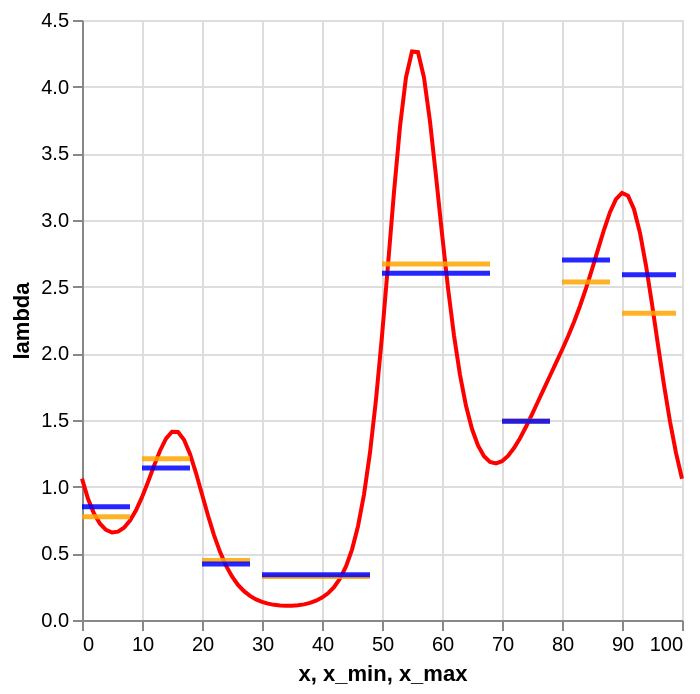

Here is the notebook cell this chart was saved with:
### Code cell
plot_data(df_obs, df_rates)

### Figure 1 — Vega-Lite specification as saved in the notebook (floating-point values rounded to 4 significant figures)
{"config": {"view": {"continuousWidth": 300, "continuousHeight": 300}}, "layer": [{"data": {"name": "data-57e9ce31636ad67c36e7dccf51564a34"}, "mark": {"type": "line", "color": "red"}, "encoding": {"x": {"field": "x", "type": "quantitative"}, "y": {"field": "lambda", "title": "lambda", "type": "quantitative"}}}, {"data": {"name": "data-76d7978c27708f3dc3c547466e9c4f48"}, "mark": {"type": "rule", "color": "orange", "opacity": 0.85, "strokeWidth": 2.5}, "encoding": {"x": {"field": "x_min", "type": "quantitative"}, "x2": {"field": "x_max"}, "y": {"field": "lambda_obs", "title": "lambda", "type": "quantitative"}}}, {"data": {"name": "data-eb3167bf5f6d0f55c21c22ac7eaec899"}, "mark": {"type": "rule", "color": "blue", "opacity": 0.85, "strokeWidth": 2.5}, "encoding": {"x": {"field": "x_min", "type": "quantitative"}, "x2": {"field": "x_max"}, "y": {"field": "lambda_obs", "title": "lambda", "type": "quantitative"}}}], "$schema": "https://vega.github.io/schema/vega-lite/v6.1.0.json", "datasets": {"data-57e9ce31636ad67c36e7dccf51564a34": [{"x": 0, "lambda": 1.06}, {"x": 1, "lambda": 0.9096}, {"x": 2, "lambda": 0.7984}, {"x": 3, "lambda": 0.7218}, {"x": 4, "lambda": 0.6755}, {"x": 5, "lambda": 0.6564}, {"x": 6, "lambda": 0.6624}, {"x": 7, "lambda": 0.6925}, {"x": 8, "lambda": 0.7463}, {"x": 9, "lambda": 0.8231}, {"x": 10, "lambda": 0.9209}, {"x": 11, "lambda": 1.035}, {"x": 12, "lambda": 1.156}, {"x": 13, "lambda": 1.27}, {"x": 14, "lambda": 1.361}, {"x": 15, "lambda": 1.412}, {"x": 16, "lambda": 1.41}, {"x": 17, "lambda": 1.352}, {"x": 18, "lambda": 1.245}, {"x": 19, "lambda": 1.102}, {"x": 20, "lambda": 0.9426}, {"x": 21, "lambda": 0.7833}, {"x": 22, "lambda": 0.6371}, {"x": 23, "lambda": 0.5112}, {"x": 24, "lambda": 0.408}, {"x": 25, "lambda": 0.3263}, {"x": 26, "lambda": 0.2635}, {"x": 27, "lambda": 0.216}, {"x": 28, "lambda": 0.1807}, {"x": 29, "lambda": 0.1547}, {"x": 30, "lambda": 0.1359}, {"x": 31, "lambda": 0.1226}, {"x": 32, "lambda": 0.1136}, {"x": 33, "lambda": 0.1083}, {"x": 34, "lambda": 0.106}, {"x": 35, "lambda": 0.1067}, {"x": 36, "lambda": 0.1103}, {"x": 37, "lambda": 0.1173}, {"x": 38, "lambda": 0.1283}, {"x": 39, "lambda": 0.1446}, {"x": 40, "lambda": 0.1677}, {"x": 41, "lambda": 0.2003}, {"x": 42, "lambda": 0.2462}, {"x": 43, "lambda": 0.3108}, {"x": 44, "lambda": 0.4014}, {"x": 45, "lambda": 0.5281}, {"x": 46, "lambda": 0.7033}, {"x": 47, "lambda": 0.9412}, {"x": 48, "lambda": 1.255}, {"x": 49, "lambda": 1.653}, {"x": 50, "lambda": 2.13}, {"x": 51, "lambda": 2.664}, {"x": 52, "lambda": 3.209}, {"x": 53, "lambda": 3.7}, {"x": 54, "lambda": 4.07}, {"x": 55, "lambda": 4.264}, {"x": 56, "lambda": 4.259}, {"x": 57, "lambda": 4.068}, {"x": 58, "lambda": 3.738}, {"x": 59, "lambda": 3.329}, {"x": 60, "lambda": 2.898}, {"x": 61, "lambda": 2.491}, {"x": 62, "lambda": 2.134}, {"x": 63, "lambda": 1.839}, {"x": 64, "lambda": 1.606}, {"x": 65, "lambda": 1.432}, {"x": 66, "lambda": 1.309}, {"x": 67, "lambda": 1.229}, {"x": 68, "lambda": 1.186}, {"x": 69, "lambda": 1.175}, {"x": 70, "lambda": 1.191}, {"x": 71, "lambda": 1.231}, {"x": 72, "lambda": 1.289}, {"x": 73, "lambda": 1.364}, {"x": 74, "lambda": 1.449}, {"x": 75, "lambda": 1.542}, {"x": 76, "lambda": 1.639}, {"x": 77, "lambda": 1.736}, {"x": 78, "lambda": 1.832}, {"x": 79, "lambda": 1.928}, {"x": 80, "lambda": 2.025}, {"x": 81, "lambda": 2.127}, {"x": 82, "lambda": 2.236}, {"x": 83, "lambda": 2.355}, {"x": 84, "lambda": 2.487}, {"x": 85, "lambda": 2.63}, {"x": 86, "lambda": 2.779}, {"x": 87, "lambda": 2.927}, {"x": 88, "lambda": 3.058}, {"x": 89, "lambda": 3.157}, {"x": 90, "lambda": 3.204}, {"x": 91, "lambda": 3.182}, {"x": 92, "lambda": 3.081}, {"x": 93, "lambda": 2.903}, {"x": 94, "lambda": 2.659}, {"x": 95, "lambda": 2.37}, {"x": 96, "lambda": 2.063}, {"x": 97, "lambda": 1.763}, {"x": 98, "lambda": 1.489}, {"x": 99, "lambda": 1.253}, {"x": 100, "lambda": 1.06}], "data-76d7978c27708f3dc3c547466e9c4f48": [{"obs_interval": "[0,9)", "x_min": 0, "x_max": 8, "lambda_obs": 0.7738}, {"obs_interval": "[10,19)", "x_min": 10, "x_max": 18, "lambda_obs": 1.209}, {"obs_interval": "[20,29)", "x_min": 20, "x_max": 28, "lambda_obs": 0.4471}, {"obs_interval": "[30,49)", "x_min": 30, "x_max": 48, "lambda_obs": 0.3264}, {"obs_interval": "[50,69)", "x_min": 50, "x_max": 68, "lambda_obs": 2.67}, {"obs_interval": "[70,79)", "x_min": 70, "x_max": 78, "lambda_obs": 1.492}, {"obs_interval": "[80,89)", "x_min": 80, "x_max": 88, "lambda_obs": 2.535}, {"obs_interval": "[90,99]", "x_min": 90, "x_max": 99, "lambda_obs": 2.301}], "data-eb3167bf5f6d0f55c21c22ac7eaec899": [{"obs_interval": "[0,9)", "x_min": 0, "x_max": 8, "lambda_obs": 0.85}, {"obs_interval": "[10,19)", "x_min": 10, "x_max": 18, "lambda_obs": 1.14}, {"obs_interval": "[20,29)", "x_min": 20, "x_max": 28, "lambda_obs": 0.42}, {"obs_interval": "[30,49)", "x_min": 30, "x_max": 48, "lambda_obs": 0.34}, {"obs_interval": "[50,69)", "x_min": 50, "x_max": 68, "lambda_obs": 2.6}, {"obs_interval": "[70,79)", "x_min": 70, "x_max": 78, "lambda_obs": 1.49}, {"obs_interval": "[80,89)", "x_min": 80, "x_max": 88, "lambda_obs": 2.7}, {"obs_interval": "[90,99]", "x_min": 90, "x_max": 99, "lambda_obs": 2.59}]}}
